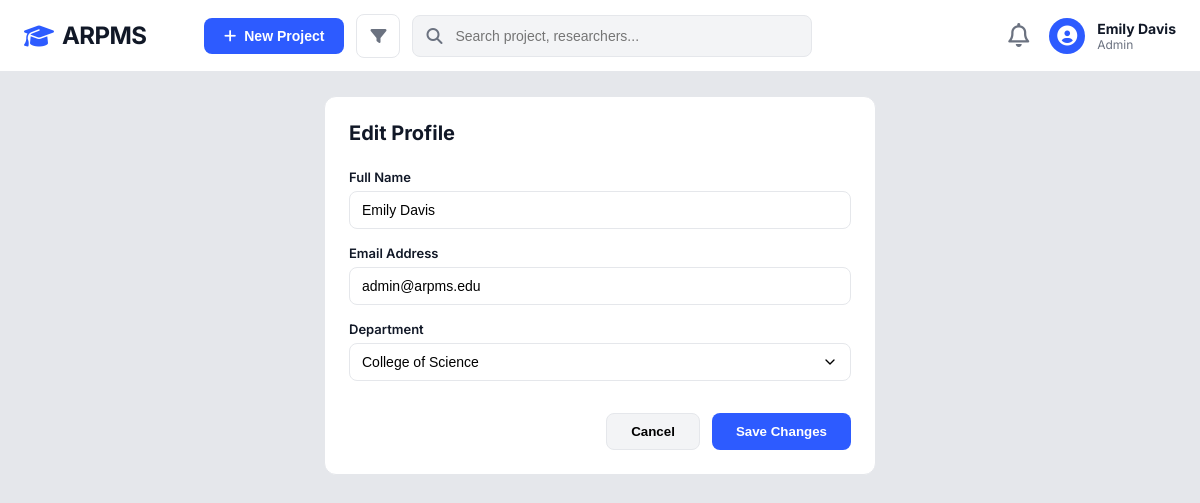
The page /users/profile_edit.php (signed in) on the database its author committed.
### tables this page shows
CREATE TABLE IF NOT EXISTS users (
    user_id INT PRIMARY KEY AUTO_INCREMENT,
    department_id INT,
    full_name VARCHAR(100) NOT NULL,
    email VARCHAR(100) UNIQUE NOT NULL,
    password VARCHAR(255) NOT NULL,
    role ENUM('admin','coordinator','researcher') NOT NULL,
    profile_photo VARCHAR(255) DEFAULT NULL,
    status ENUM('active','inactive','pending') DEFAULT 'pending',
    created_at TIMESTAMP DEFAULT CURRENT_TIMESTAMP,
    updated_at TIMESTAMP DEFAULT CURRENT_TIMESTAMP ON UPDATE CURRENT_TIMESTAMP,
    FOREIGN KEY (department_id) REFERENCES departments(department_id)
);

CREATE TABLE IF NOT EXISTS departments (
    department_id INT PRIMARY KEY AUTO_INCREMENT,
    department_name VARCHAR(100) NOT NULL
);

### users/profile_edit.php (the view, shortened to what this page needs)
<?php
require_once '../config/database.php';
$user_id = $_SESSION['user_id'];
$stmt = $pdo->prepare("SELECT * FROM users WHERE user_id = ?");
$stmt->execute([$user_id]);
$user = $stmt->fetch();
$departments = $pdo->query("SELECT * FROM departments")->fetchAll();
?>
<!DOCTYPE html>
<html lang="en">
<head>
    <link rel="stylesheet" href="../assets/css/style.css">
    <link rel="stylesheet" href="https://cdnjs.cloudflare.com/ajax/libs/font-awesome/6.4.0/css/all.min.css">
</head>
<body style="background: #E5E7EB;">
    <?php include '../includes/header.php'; ?>
    <main class="dashboard-container" style="max-width: 600px;">
        <div class="view-card">
            <h2 style="font-size: 20px; font-weight: 700; margin-bottom: 24px;">Edit Profile</h2>
            <form action="" method="POST">
                <div class="form-group-premium">
                    <label>Full Name</label>
                    <input type="text" name="full_name" class="input-premium" value="<?php echo htmlspecialchars($user['full_name']); ?>" required>
                </div>
                <div class="form-group-premium">
                    <label>Email Address</label>
                    <input type="email" name="email" class="input-premium" value="<?php echo htmlspecialchars($user['email']); ?>" required>
                </div>
                <div class="form-group-premium">
                    <label>Department</label>
                    <select name="department_id" class="select-premium" required>
                        <?php foreach($departments as $d): ?>
                            <option value="<?php echo $d['department_id']; ?>" <?php echo $d['department_id'] == $user['department_id'] ? 'selected' : ''; ?>>
                                <?php echo htmlspecialchars($d['department_name']); ?>
                            </option>
                        <?php endforeach; ?>
                    </select>
                </div>
                <div style="display: flex; justify-content: flex-end; gap: 12px; margin-top: 32px;">
                    <button type="button" class="btn-modal-cancel" onclick="history.back()">Cancel</button>
                    <button type="submit" class="btn-modal-submit">Save Changes</button>
                </div>
            </form>
        </div>
    </main>
</body>
</html>

### assets/css/style.css (style rules this page uses)
:root { --primary-blue: #2D5BFF; --primary-blue-hover: #1E40AF; --bg-light: #F8F9FA; --text-dark: #111827; --text-muted: #6B7280; --border-color: #E5E7EB; --white: #FFFFFF; --success-green: #22C55E; --warning-orange: #F59E0B; --danger-red: #EF4444; --card-shadow: 0 1px 3px rgba(0, 0, 0, 0.1); }
* { margin: 0; padding: 0; box-sizing: border-box; }
body { font-family: 'Inter', sans-serif; background-color: #F3F4F6; color: var(--text-dark); -webkit-font-smoothing: antialiased; }
.dashboard-container { padding: 24px; max-width: 1000px; margin: 0 auto; }
.form-group-premium { margin-bottom: 16px; }
.form-group-premium label { display: block; font-size: 13px; font-weight: 600; margin-bottom: 6px; }
.input-premium { width: 100%; padding: 10px 12px; border: 1px solid var(--border-color); border-radius: 8px; font-size: 14px; outline: none; }
.select-premium { width: 100%; padding: 10px 12px; border: 1px solid var(--border-color); border-radius: 8px; font-size: 14px; appearance: none; background-size: 16px; }
.btn-modal-cancel { padding: 10px 24px; background: #F3F4F6; border: 1px solid var(--border-color); border-radius: 8px; font-weight: 600; cursor: pointer; }
.btn-modal-submit { padding: 10px 24px; background: var(--primary-blue); color: white; border: none; border-radius: 8px; font-weight: 600; cursor: pointer; }
.view-card { background: white; border-radius: 12px; border: 1px solid var(--border-color); padding: 24px; margin-bottom: 24px; }

### rows shown on the page
users: full_name "Emily Davis", email "admin@arpms.edu", department_id "College of Science"

### other values the page prints
$full_name "Emily Davis"
$role "Admin"
